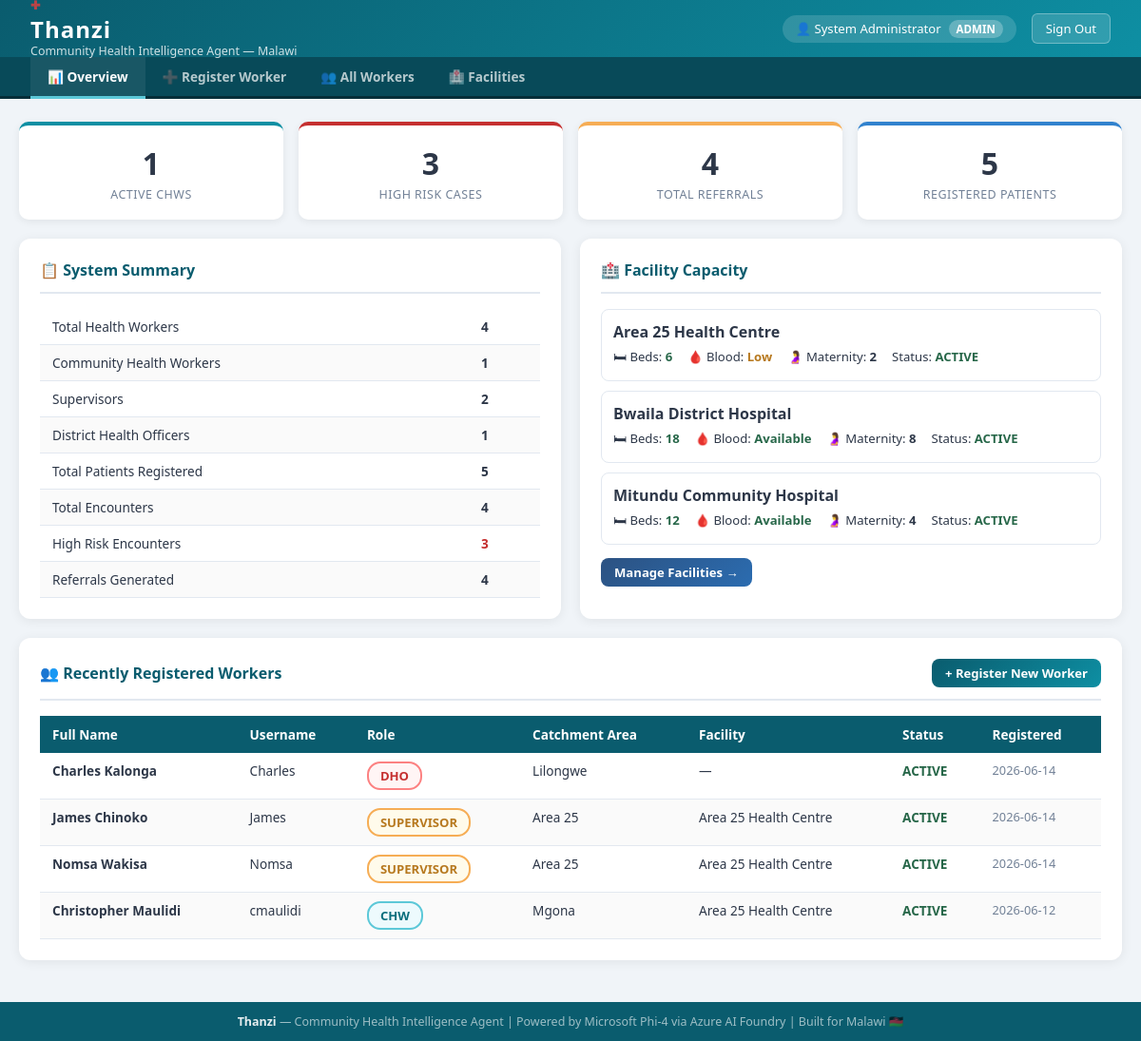
Page /admin/ (signed in) on the committed database.
### tables this page shows
CREATE TABLE facilities (
                id                  INTEGER PRIMARY KEY AUTOINCREMENT,
                name                TEXT    NOT NULL UNIQUE,
                location            TEXT    NOT NULL,
                available_services  TEXT    NOT NULL DEFAULT '',
                tier                TEXT    NOT NULL DEFAULT 'District Hospital'
                                    CHECK(tier IN ('Village Clinic', 'Community Health Centre', 'District Hospital', 'Central Hospital')),
                status              TEXT    NOT NULL DEFAULT 'ACTIVE'
                                    CHECK(status IN ('ACTIVE', 'INACTIVE', 'FULL')),
                beds_available      INTEGER NOT NULL DEFAULT 0,
                blood_stock         TEXT    NOT NULL DEFAULT 'Available'
                                    CHECK(blood_stock IN ('Available', 'Low', 'Empty')),
                maternity_beds      INTEGER NOT NULL DEFAULT 0,
                malnutrition_ward   INTEGER NOT NULL DEFAULT 0,
                distance_km         REAL    NOT NULL DEFAULT 0,
                created_at          TEXT    NOT NULL DEFAULT (datetime('now'))
            );

CREATE TABLE users (
                id              INTEGER PRIMARY KEY AUTOINCREMENT,
                username        TEXT    NOT NULL UNIQUE,
                password_hash   TEXT    NOT NULL,
                full_name       TEXT    NOT NULL,
                role            TEXT    NOT NULL
                                CHECK(role IN ('ADMIN', 'CHW', 'SUPERVISOR', 'DHO')),
                catchment_area  TEXT    NOT NULL DEFAULT '',
                facility_id     INTEGER REFERENCES facilities(id)
                                ON UPDATE CASCADE ON DELETE SET NULL,
                status          TEXT    NOT NULL DEFAULT 'ACTIVE'
                                CHECK(status IN ('ACTIVE', 'SUSPENDED', 'INACTIVE')),
                created_at      TEXT    NOT NULL DEFAULT (datetime('now'))
            );

### routes/admin.py (the view)
@admin_bp.route('/')
@role_required('ADMIN')
def dashboard():
    with get_db() as conn:
        total_users = conn.execute(
            "SELECT COUNT(*) FROM users WHERE role != 'ADMIN'"
        ).fetchone()[0]
        total_chws = conn.execute(
            "SELECT COUNT(*) FROM users WHERE role = 'CHW' AND status = 'ACTIVE'"
        ).fetchone()[0]
        total_supervisors = conn.execute(
            "SELECT COUNT(*) FROM users WHERE role = 'SUPERVISOR' AND status = 'ACTIVE'"
        ).fetchone()[0]
        total_dhos = conn.execute(
            "SELECT COUNT(*) FROM users WHERE role = 'DHO' AND status = 'ACTIVE'"
        ).fetchone()[0]
        total_patients = conn.execute(
            "SELECT COUNT(*) FROM patients"
        ).fetchone()[0]
        total_encounters = conn.execute(
            "SELECT COUNT(*) FROM encounters"
        ).fetchone()[0]
        high_risk = conn.execute(
            "SELECT COUNT(*) FROM encounters WHERE risk_level = 'HIGH'"
        ).fetchone()[0]
        total_referrals = conn.execute(
            "SELECT COUNT(*) FROM encounters WHERE referral_needed = 1"
        ).fetchone()[0]
        facilities = conn.execute(
            "SELECT * FROM facilities ORDER BY name"
        ).fetchall()
        recent_users = conn.execute("""
            SELECT u.id, u.username, u.full_name, u.role,
                   u.catchment_area, u.status, u.created_at,
                   f.name as facility_name
            FROM users u
            LEFT JOIN facilities f ON u.facility_id = f.id
            WHERE u.role != 'ADMIN'
            ORDER BY u.created_at DESC
            LIMIT 10
        """).fetchall()
    stats = {
        'total_users': total_users,
        'total_chws': total_chws,
        'total_supervisors': total_supervisors,
        'total_dhos': total_dhos,
        'total_patients': total_patients,
        'total_encounters': total_encounters,
        'high_risk': high_risk,
        'total_referrals': total_referrals,
    }
    return render_template('admin_dashboard.html',
                           stats=stats,
                           facilities=facilities,
                           recent_users=recent_users)

### database.py (called while the page is built)
@contextmanager
def get_db():
    conn = sqlite3.connect(Config.DATABASE_PATH)
    conn.row_factory = sqlite3.Row
    conn.execute("PRAGMA foreign_keys = ON")
    conn.execute("PRAGMA journal_mode = WAL")
    try:
        yield conn
        conn.commit()
    except Exception:
        conn.rollback()
        raise
    finally:
        conn.close()

### routes/auth.py (called while the page is built)
def role_required(*roles):
    from functools import wraps
    def decorator(f):
        @wraps(f)
        def decorated(*args, **kwargs):
            if 'user_id' not in session:
                if request.is_json or '/api/' in request.path:
                    return jsonify({'error': 'Session expired. Please log in again.'}), 401
                flash('Please log in to continue.', 'warning')
                return redirect(url_for('auth.login'))
            if session.get('role') not in roles:
                if request.is_json or '/api/' in request.path:
                    return jsonify({'error': 'Access denied.'}), 403
                flash('You do not have permission to access that page.', 'danger')
                return redirect(url_for('auth.dashboard'))
            return f(*args, **kwargs)
        return decorated
    return decorator

### templates/admin_dashboard.html (shortened to what this page needs)
{% extends 'base.html' %}
{% block subnav %}
<div class="subnav">
  <a href="{{ url_for('admin.dashboard') }}" class="active">📊 Overview</a>
  <a href="{{ url_for('admin.register_worker') }}">➕ Register Worker</a>
  <a href="{{ url_for('admin.list_workers') }}">👥 All Workers</a>
  <a href="{{ url_for('admin.facilities') }}">🏥 Facilities</a>
</div>
{% endblock %}
{% block content %}
<div class="grid-4" style="margin-bottom:20px;">
  <div class="stat-box">
    <div class="stat-num">{{ stats.total_chws }}</div>
    <div class="stat-lbl">Active CHWs</div>
  </div>
  <div class="stat-box red">
    <div class="stat-num">{{ stats.high_risk }}</div>
    <div class="stat-lbl">High Risk Cases</div>
  </div>
  <div class="stat-box amber">
    <div class="stat-num">{{ stats.total_referrals }}</div>
    <div class="stat-lbl">Total Referrals</div>
  </div>
  <div class="stat-box blue">
    <div class="stat-num">{{ stats.total_patients }}</div>
    <div class="stat-lbl">Registered Patients</div>
  </div>
</div>
<div class="grid-2">
  <div class="card">
    <div class="card-header">📋 System Summary</div>
    <table class="data-table">
      <tr><td>Total Health Workers</td><td><strong>{{ stats.total_users }}</strong></td></tr>
      <tr><td>Community Health Workers</td><td><strong>{{ stats.total_chws }}</strong></td></tr>
      <tr><td>Supervisors</td><td><strong>{{ stats.total_supervisors }}</strong></td></tr>
      <tr><td>District Health Officers</td><td><strong>{{ stats.total_dhos }}</strong></td></tr>
      <tr><td>Total Patients Registered</td><td><strong>{{ stats.total_patients }}</strong></td></tr>
      <tr><td>Total Encounters</td><td><strong>{{ stats.total_encounters }}</strong></td></tr>
      <tr><td>High Risk Encounters</td>
          <td><strong style="color:#c53030;">{{ stats.high_risk }}</strong></td></tr>
      <tr><td>Referrals Generated</td><td><strong>{{ stats.total_referrals }}</strong></td></tr>
    </table>
  </div>
  <div class="card">
    <div class="card-header">🏥 Facility Capacity</div>
    {% for f in facilities %}
    <div style="border:1px solid #e2e8f0;border-radius:8px;padding:12px;margin-bottom:10px;">
      <div style="font-weight:700;color:#2d3748;margin-bottom:6px;">{{ f.name }}</div>
      <div style="display:flex;gap:16px;font-size:0.82rem;flex-wrap:wrap;">
        <span>🛏 Beds:
          <strong style="color:{% if f.beds_available == 0 %}#c53030{% elif f.beds_available < 5 %}#b7791f{% else %}#276749{% endif %};">
            {{ f.beds_available }}
          </strong>
        </span>
        <span>🩸 Blood:
          <strong style="color:{% if f.blood_stock == 'Empty' %}#c53030{% elif f.blood_stock == 'Low' %}#b7791f{% else %}#276749{% endif %};">
            {{ f.blood_stock }}
          </strong>
        </span>
        <span>🤰 Maternity: <strong>{{ f.maternity_beds }}</strong></span>
        <span>Status:
          <strong style="color:{% if f.status == 'ACTIVE' %}#276749{% else %}#c53030{% endif %};">
            {{ f.status }}
          </strong>
        </span>
      </div>
    </div>
    {% endfor %}
    <a href="{{ url_for('admin.facilities') }}"
       class="btn btn-secondary btn-sm" style="margin-top:4px;">
      Manage Facilities →
    </a>
  </div>
</div>
<div class="card">
  <div class="card-header" style="justify-content:space-between;">
    <span>👥 Recently Registered Workers</span>
    <a href="{{ url_for('admin.register_worker') }}"
       class="btn btn-primary btn-sm">+ Register New Worker</a>
  </div>
  {% if recent_users %}
  <table class="data-table">
    <thead>
      <tr>
        <th>Full Name</th><th>Username</th><th>Role</th>
        <th>Catchment Area</th><th>Facility</th>
        <th>Status</th><th>Registered</th>
      </tr>
    </thead>
    <tbody>
      {% for u in recent_users %}
      <tr>
        <td><strong>{{ u.full_name }}</strong></td>
        <td>{{ u.username }}</td>
        <td><span class="risk-badge risk-{% if u.role == 'CHW' %}LOW{% elif u.role == 'SUPERVISOR' %}MEDIUM{% else %}HIGH{% endif %}">
          {{ u.role }}</span></td>
        <td>{{ u.catchment_area or '—' }}</td>
        <td>{{ u.facility_name or '—' }}</td>
        <td><span style="color:{% if u.status == 'ACTIVE' %}#276749{% else %}#c53030{% endif %};font-weight:700;">
          {{ u.status }}</span></td>
        <td style="font-size:0.8rem;color:#718096;">{{ u.created_at[:10] }}</td>
      </tr>
      {% endfor %}
    </tbody>
  </table>
  {% else %}
  <div class="placeholder">
    <span class="placeholder-icon">👥</span>
    <p>No workers registered yet.<br>
    <a href="{{ url_for('admin.register_worker') }}">Register the first worker →</a></p>
  </div>
  {% endif %}
</div>
{% endblock %}

### templates/base.html (style rules this page uses)
* { margin:0;padding:0;box-sizing:border-box; }
body { font-family:'Segoe UI',Tahoma,Geneva,Verdana,sans-serif;background:#f0f4f8;color:#2d3748;min-height:100vh;display:flex;flex-direction:column; }
.subnav { background:#084a59;padding:0 32px;display:flex;gap:0;border-bottom:3px solid #052e38; }
.subnav a { color:rgba(255,255,255,0.7);text-decoration:none;padding:11px 18px;font-size:0.85rem;font-weight:600;border-bottom:3px solid transparent;margin-bottom:-3px;transition:all 0.2s;display:flex;align-items:center;gap:6px; }
.subnav a:hover,.subnav a.active { color:white;border-bottom-color:#5cc8d8;background:rgba(255,255,255,0.07); }
.card { background:white;border-radius:12px;padding:22px;box-shadow:0 2px 12px rgba(0,0,0,0.07);margin-bottom:20px; }
.card-header { font-size:1rem;font-weight:700;color:#0a5c6e;margin-bottom:16px;padding-bottom:12px;border-bottom:2px solid #e2e8f0;display:flex;align-items:center;gap:8px; }
.grid-2 { display:grid;grid-template-columns:1fr 1fr;gap:20px; }
.grid-4 { display:grid;grid-template-columns:1fr 1fr 1fr 1fr;gap:16px; }
.stat-box { background:white;border-radius:10px;padding:18px;box-shadow:0 2px 8px rgba(0,0,0,0.07);text-align:center;border-top:4px solid #0e8fa3; }
.stat-box.red { border-top-color:#c53030; }
.stat-box.amber { border-top-color:#f6ad55; }
.stat-box.blue { border-top-color:#3182ce; }
.stat-num { font-size:2rem;font-weight:800;color:#2d3748; }
.stat-lbl { font-size:0.78rem;color:#718096;text-transform:uppercase;letter-spacing:0.5px;margin-top:3px; }
.btn { display:inline-block;padding:10px 20px;border-radius:8px;font-size:0.9rem;font-weight:700;cursor:pointer;border:none;text-decoration:none;transition:opacity 0.2s;text-align:center; }
.btn-primary { background:linear-gradient(135deg,#0a5c6e,#0e8fa3);color:white; }
.btn-secondary { background:linear-gradient(135deg,#2c5282,#2b6cb0);color:white; }
.btn-sm { padding:6px 14px;font-size:0.82rem; }
.risk-badge { display:inline-block;padding:4px 12px;border-radius:14px;font-weight:700;font-size:0.82rem; }
.risk-HIGH { background:#fff5f5;color:#c53030;border:2px solid #fc8181; }
.risk-MEDIUM { background:#fffbeb;color:#b7791f;border:2px solid #f6ad55; }
.risk-LOW { background:#edfafd;color:#0a6e7c;border:2px solid #5cc8d8; }
.data-table { width:100%;border-collapse:collapse;font-size:0.85rem; }
.data-table th { background:#0a5c6e;color:white;padding:10px 13px;text-align:left;font-weight:600; }
.data-table td { padding:9px 13px;border-bottom:1px solid #e2e8f0;vertical-align:top; }
.data-table tr:nth-child(even) td { background:#fafafa; }

### rows in the picture
facilities: name "Area 25 Health Centre", beds_available "6", blood_stock "Low", maternity_beds "2", status "ACTIVE"
facilities: name "Bwaila District Hospital", beds_available "18", blood_stock "Available", maternity_beds "8", status "ACTIVE"
facilities: name "Mitundu Community Hospital", beds_available "12", blood_stock "Available", maternity_beds "4", status "ACTIVE"
users: full_name "Charles Kalonga", username "Charles", role "DHO", catchment_area "Lilongwe", facility_name "—", status "ACTIVE", created_at "2026-06-14"
users: full_name "James Chinoko", username "James", role "SUPERVISOR", catchment_area "Area 25", name "Area 25 Health Centre", status "ACTIVE", created_at "2026-06-14"
users: full_name "Nomsa Wakisa", username "Nomsa", role "SUPERVISOR", catchment_area "Area 25", name "Area 25 Health Centre", status "ACTIVE", created_at "2026-06-14"
users: full_name "Christopher Maulidi", username "cmaulidi", role "CHW", catchment_area "Mgona", name "Area 25 Health Centre", status "ACTIVE", created_at "2026-06-12"

### other values in the picture
{{ session.get('full_name', 'User') }} "System Administrator"
{{ session.get('role', '') }} "ADMIN"
{{ stats.total_chws }} "1"
{{ stats.high_risk }} "3"
{{ stats.total_referrals }} "4"
{{ stats.total_patients }} "5"
{{ stats.total_users }} "4"
{{ stats.total_supervisors }} "2"
{{ stats.total_dhos }} "1"
{{ stats.total_encounters }} "4"
